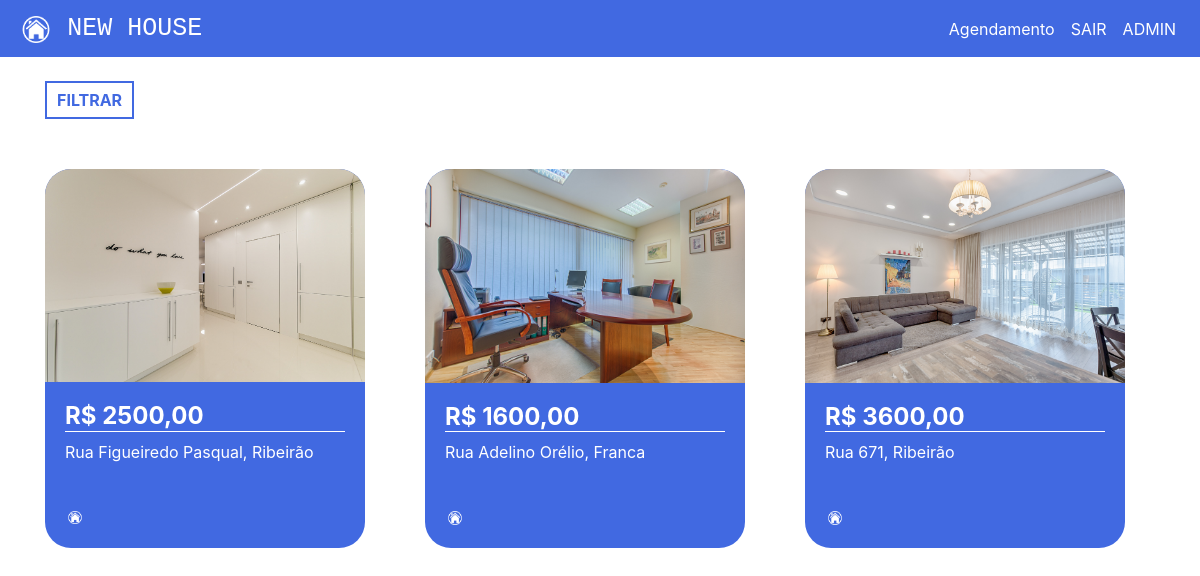
Before: / (signed in) with the older database file.
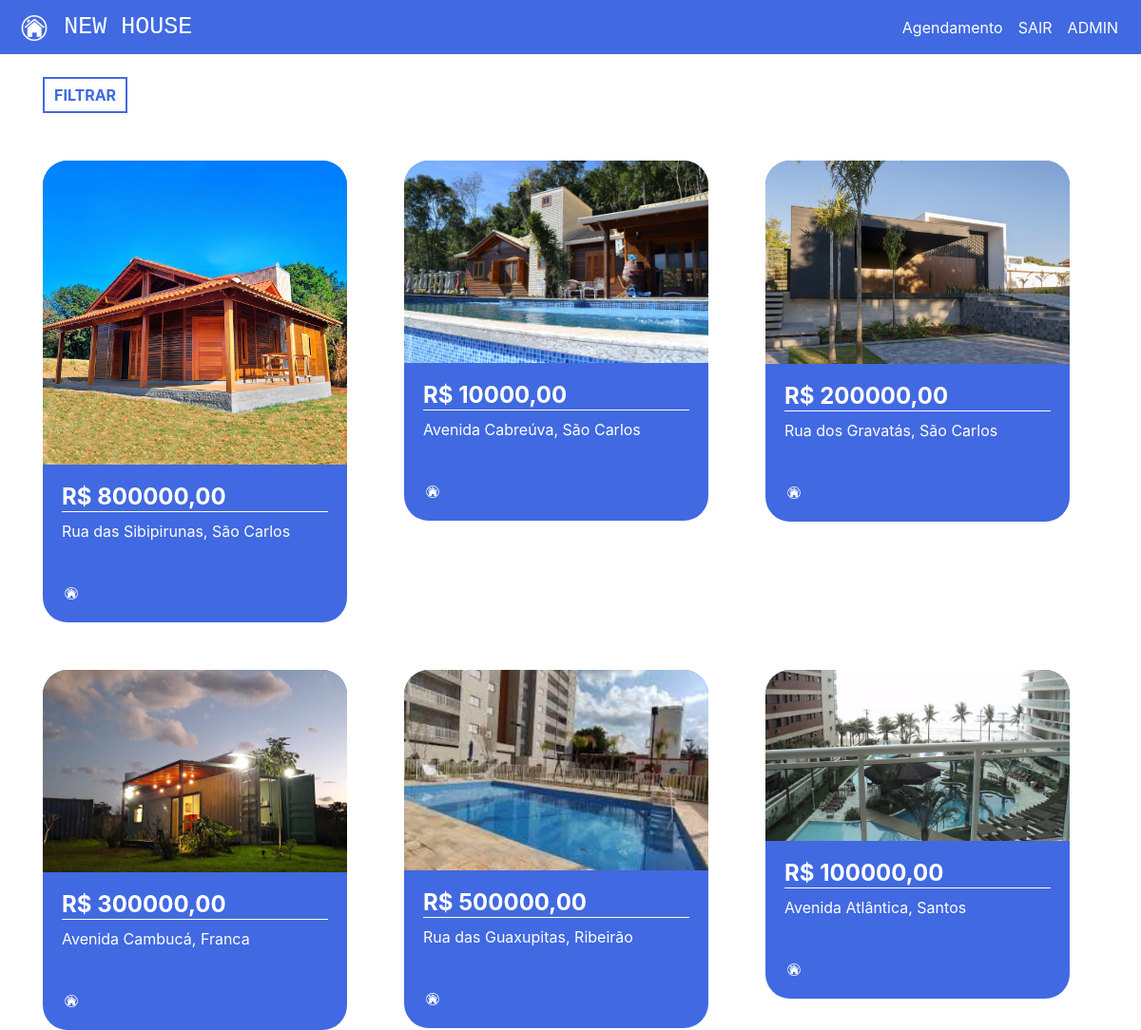
After: the same page with the newer database file.
### plataforma/models.py (models this page shows, shortened)
class Imovei(models.Model):
    choices = (('V', 'Venda'),
            ('A', 'Aluguel'))
    choices_imovel = (('A', 'Apartamento'),
            ('C', 'Casa'))
    imagens = models.ManyToManyField(Imagem)
    valor = models.DecimalField(max_digits=8,decimal_places=2)
    quartos = models.IntegerField()
    tamanho = models.DecimalField(max_digits=8,decimal_places=2)
    cidade = models.ForeignKey(Cidade, on_delete=models.DO_NOTHING)
    rua = models.CharField(max_length=50)
    tipo = models.CharField(max_length=1, choices=choices)
    tipo_imovel = models.CharField(max_length=1, choices=choices_imovel)
    numero = models.IntegerField()
    descricao = models.TextField()
    dias_visita = models.ManyToManyField(DiasVisita)
    horarios = models.ManyToManyField(Horario)

class Imagem(models.Model):
    img = models.ImageField(upload_to='img')

class Cidade(models.Model):
    nome = models.CharField(max_length=30)
    def __str__(self) -> str:
        return self.nome

### plataforma/views.py (the view)
# urls.py: path('', views.home, name='home'),
@login_required(login_url='/auth/logar/')
def home(request):
    preco_minimo = request.GET.get('preco_minimo')
    preco_maximo = request.GET.get('preco_maximo')
    cidade = request.GET.get('cidade')
    tipo = request.GET.getlist('tipo')
    cidades = Cidade.objects.all()
    if preco_minimo or preco_maximo or cidade or tipo:
        if not preco_minimo:
            preco_minimo = 0
        if not preco_maximo:
            preco_maximo = 999999999
        if not tipo:
            tipo = ['A', 'C']
        imoveis = Imovei.objects.filter(valor__gte=preco_minimo)\
            .filter(valor__lte=preco_maximo)\
            .filter(tipo_imovel__in=tipo).filter(cidade=cidade)
    else:
        imoveis = Imovei.objects.all()
    return render(request, 'home.html', {'imoveis': imoveis, 'cidades': cidades})

### plataforma/templates/home.html (shortened to what this page needs)
{% extends 'base.html' %}
{% load static %}
{% block 'head' %}
<link rel="stylesheet" href="{% static 'plataforma/css/home.css' %}">
{% endblock %}
{% block 'body' %}
<div class="container">
    <br>
    <button type="button" class="btn_filtrar" data-toggle="modal"
    data-target="#exampleModal">
        FILTRAR
    </button>
<div class="row">
    {% for imovel in imoveis %}
    <div class="col-md cont">
        <div class="card_imovel">
            <img class="img_capa_imovel" src="{{imovel.imagens.all.0.img.url}}">
            <div class="informacoes_imoveis">
                <a class="a_none" href="{% url 'imovel' imovel.id %}"><h4 class="valor">R$ {{imovel.valor}}</h4></a>
                <p>{{imovel.rua}}, {{imovel.cidade}}</p>
                <br>
                <img width="7%" src="{% static 'plataforma/img/logo.png' %}">
            </div>
        </div>
    </div>
    {% endfor %}
</div>
</div>
{% endblock %}

### templates/base.html (shortened to what this page needs)
{% load static %}
<!doctype html>
<html lang="pt-BR">
    <head>
        {% block 'head' %}{% endblock %}
    <link rel="stylesheet" href="https://cdn.jsdelivr.net/npm/bootstrap@4.6.1/dist/css/bootstrap.min.css">
    </head>
    <body>
    {% if user.is_authenticated %}
        <nav class="navbar navbar-expand-lg navbar-dark bg_navbar">
          <a class="navbar-brand" href="{% url 'home' %}">
                      <img width="40" src="{% static 'autenticacao/img/logo.png' %}">
                              &nbsp<h3 class="font_logo">NEW HOUSE</h3></a>
          <div class="collapse navbar-collapse d-lg-flex justify-content-end" id="navbarNav">
            <ul class="navbar-nav">
              <li class="nav-item active">
                <a class="nav-link" href="{% url 'agendamentos' %}">Agendamento</a>
              </li>
              <li class="nav-item active">
                <a class="nav-link" href="{% url 'sair' %}">SAIR</a>
              </li>
              <li class="nav-item active">
                <a class="nav-link" href="{% url 'admin:index' %}">ADMIN</a>
              </li>
            </ul>
          </div>
        </nav>
      {% endif %}
        {% block 'body' %}{% endblock %}
    </body>
</html>

### templates/static/plataforma/css/home.css (style rules this page uses)
.bg_navbar { background-color: #4169E1; }
.font_logo { font-family: 'Courier New', Courier, monospace; font-size: 25px; display: inline; }
.card_imovel { background-color: #4169E1; width: 20rem; margin-top: 50px; border-radius: 26px; }
.img_capa_imovel { width: 100%; border-top-left-radius: 26px; border-top-right-radius: 26px; }
.informacoes_imoveis { padding: 20px; color: white; }
.valor { font-weight: bold; border-bottom: 1px solid white; }
.btn_filtrar { border: none; background-color: transparent; border: 2px solid #4169E1; color: #4169E1; padding: 5px 10px 5px 10px; font-weight: bold; }
.a_none { color: white; }

Changed rows visible on the page:
removed Imovei: imagens.all.0.img (picture), valor "2500,00", rua "Rua Figueiredo Pasqual", cidade "Ribeirão"
removed Imovei: imagens.all.0.img (picture), valor "1600,00", rua "Rua Adelino Orélio", cidade "Franca"
removed Imovei: imagens.all.0.img (picture), valor "3600,00", rua "Rua 671", cidade "Ribeirão"
added Imovei: imagens.all.0.img (picture), valor "800000,00", rua "Rua das Sibipirunas", cidade "São Carlos"
added Imovei: imagens.all.0.img (picture), valor "10000,00", rua "Avenida Cabreúva", cidade "São Carlos"
added Imovei: imagens.all.0.img (picture), valor "200000,00", rua "Rua dos Gravatás", cidade "São Carlos"
added Imovei: imagens.all.0.img (picture), valor "300000,00", rua "Avenida Cambucá", cidade "Franca"
added Imovei: imagens.all.0.img (picture), valor "500000,00", rua "Rua das Guaxupitas", cidade "Ribeirão"
added Imovei: imagens.all.0.img (picture), valor "100000,00", rua "Avenida Atlântica", cidade "Santos"
